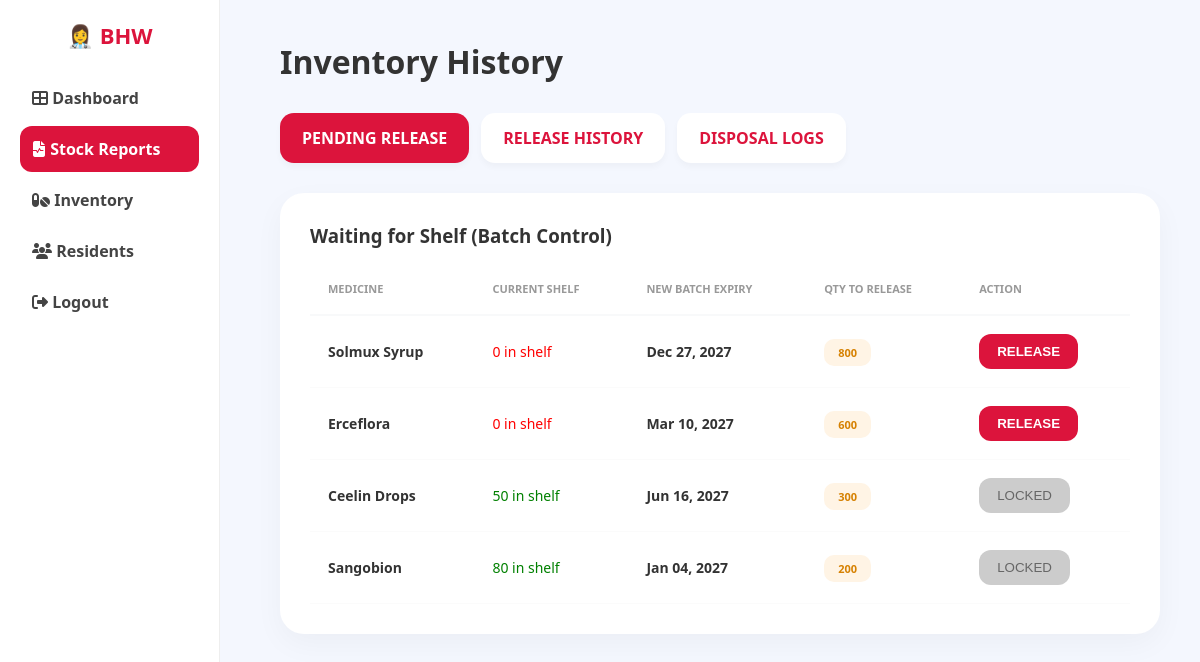
The app's page /inventory_actions.php with its own data.
### tables this page shows
CREATE TABLE `medicines` (
  `id` int(11) NOT NULL,
  `medicine_name` varchar(150) NOT NULL,
  `generic_name` varchar(150) DEFAULT NULL,
  `form` varchar(100) DEFAULT NULL,
  `target_group` varchar(100) DEFAULT NULL,
  `quantity` int(11) DEFAULT 0,
  `unit` varchar(50) DEFAULT NULL,
  `expiry_date` date DEFAULT NULL,
  `created_at` timestamp NOT NULL DEFAULT current_timestamp(),
  `reserved_quantity` int(11) DEFAULT 0
);

### inventory_actions.php (the view, shortened to what this page needs)
<?php
$conn = new mysqli("localhost", "root", "", "bhw_system");
$view = isset($_GET['view']) ? $_GET['view'] : 'pending';
$today = date("Y-m-d");
$expired_stocks = $conn->query("SELECT * FROM medicines WHERE quantity > 0 AND expiry_date < '$today'");
if ($expired_stocks->num_rows > 0) {
    while ($row = $expired_stocks->fetch_assoc()) {
        $m_id = $row['id'];
        $m_name = mysqli_real_escape_string($conn, $row['medicine_name']);
        $m_gen = mysqli_real_escape_string($conn, $row['generic_name']);
        $qty = $row['quantity'];
        $exp = $row['expiry_date'];
        $conn->query("INSERT INTO pullout_history (medicine_name, generic_name, quantity, expiry_date, date_pulled)
                      VALUES ('$m_name', '$m_gen', $qty, '$exp', NOW())");
        $conn->query("UPDATE medicines SET quantity = 0 WHERE id = $m_id");
    }
}
?>
<!DOCTYPE html>
<html lang="en">
<head>
    <link rel="stylesheet" href="https://cdnjs.cloudflare.com/ajax/libs/font-awesome/6.4.0/css/all.min.css">
</head>
<body>
<div class="sidebar">
    <h2>👩‍⚕️ BHW</h2>
    <div class="sidebar-menu">
        <a href="dashboard.php"><i class="fas fa-th-large"></i> Dashboard</a>
        <a href="inventory_actions.php" class="active"><i class="fas fa-file-medical-alt"></i> Stock Reports</a>
        <a href="inventory.php"><i class="fas fa-pills"></i> Inventory</a>
        <a href="residents.php"><i class="fas fa-users"></i> Residents</a>
        <a href="login.php"><i class="fas fa-sign-out-alt"></i> Logout</a>
    </div>
</div>
<div class="main-content">
    <div class="header-section">
        <h1>Inventory History</h1>
    </div>
    <div class="tab-container">
        <a href="?view=pending" class="tab-btn <?= $view == 'pending' ? 'active-tab' : '' ?>">PENDING RELEASE</a>
        <a href="?view=history" class="tab-btn <?= $view == 'history' ? 'active-tab' : '' ?>">RELEASE HISTORY</a>
        <a href="?view=disposal" class="tab-btn <?= $view == 'disposal' ? 'active-tab' : '' ?>">DISPOSAL LOGS</a>
    </div>
    <div class="report-card">
        <?php if($view == 'pending'): ?>
            <h3>Waiting for Shelf (Batch Control)</h3>
            <table>
                <thead><tr><th>Medicine</th><th>Current Shelf</th><th>New Batch Expiry</th><th>Qty to Release</th><th>Action</th></tr></thead>
                <tbody>
                    <?php
                    $res = $conn->query("SELECT * FROM medicines WHERE reserved_quantity > 0");
                    while($p = $res->fetch_assoc()):
                        $can_release = ($p['quantity'] <= 0);
                    ?>
                        <tr>
                            <td><b><?= htmlspecialchars($p['medicine_name']) ?></b></td>
                            <td><span style="color: <?= $can_release ? 'red' : 'green' ?>"><?= $p['quantity'] ?> in shelf</span></td>
                            <td><b><?= date('M d, Y', strtotime($p['expiry_date'])) ?></b></td>
                            <td><span class="badge badge-pending"><?= $p['reserved_quantity'] ?></span></td>
                            <td>
                                <?php if($can_release): ?>
                                    <button onclick='triggerRelease(<?= json_encode($p) ?>)' style="background:#DC143C; color:white; border:none; padding:10px 18px; border-radius:12px; cursor:pointer; font-weight:bold;">RELEASE</button>
                                <?php else: ?>
                                    <button disabled style="background:#ccc; color:#666; border:none; padding:10px 18px; border-radius:12px; cursor:not-allowed;">LOCKED</button>
                                <?php endif; ?>
                            </td>
                        </tr>
                    <?php endwhile; ?>
                </tbody>
            </table>
        <?php endif; ?>
    </div>
</div>
</body>
</html>

### inventory_actions.php (style rules this page uses)
* { box-sizing: border-box; margin: 0; padding: 0; }
body { font-family: 'Segoe UI', sans-serif; background: #f4f7fe; color: #333; display: flex; }
.sidebar { width: 220px; position: fixed; height: 100vh; background: #fff; padding: 20px; border-right: 1px solid #eee; }
.sidebar h2 { color: #DC143C; font-size: 22px; text-align: center; margin-bottom: 25px; font-weight: 800; }
.sidebar-menu a { display: block; padding: 12px; color: #444; text-decoration: none; border-radius: 12px; margin-bottom: 5px; font-weight: 600; }
.sidebar-menu a.active { background: #DC143C; color: white; }
.main-content { margin-left: 240px; padding: 40px; width: calc(100% - 240px); }
.header-section { display: flex; justify-content: space-between; align-items: center; margin-bottom: 30px; }
.tab-container { display: flex; gap: 12px; margin-bottom: 30px; }
.tab-btn { padding: 14px 22px; border-radius: 14px; border: none; cursor: pointer; text-decoration: none; font-weight: 700; background: white; color: #DC143C; box-shadow: 0 4px 6px rgba(0,0,0,0.03); }
.active-tab { background: #DC143C !important; color: white !important; }
.report-card { background: #fff; border-radius: 24px; padding: 30px; box-shadow: 0 10px 30px rgba(0,0,0,0.04); }
table { width: 100%; border-collapse: collapse; margin-top: 15px; }
th { text-align: left; padding: 18px; color: #999; font-size: 11px; text-transform: uppercase; border-bottom: 2px solid #f8f9fa; }
td { padding: 18px; border-bottom: 1px solid #fbfbfb; font-size: 14px; }
.badge { padding: 6px 14px; border-radius: 10px; font-size: 11px; font-weight: 800; }
.badge-pending { background: #fff4e5; color: #d68102; }

### records on screen
medicines: medicine_name "Solmux Syrup", quantity "0", expiry_date "Dec 27, 2027", reserved_quantity "800"
medicines: medicine_name "Erceflora", quantity "0", expiry_date "Mar 10, 2027", reserved_quantity "600"
medicines: medicine_name "Ceelin Drops", quantity "50", expiry_date "Jun 16, 2027", reserved_quantity "300", shows "LOCKED"
medicines: medicine_name "Sangobion", quantity "80", expiry_date "Jan 04, 2027", reserved_quantity "200", shows "LOCKED"
